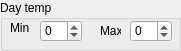
    <widget class="QGroupBox" name="dayGroupBox_4">
     <property name="geometry">
      <rect>
       <x>200</x>
       <y>90</y>
       <width>181</width>
       <height>51</height>
      </rect>
     </property>
     <property name="title">
      <string>Day temp</string>
     </property>
     <widget class="QSpinBox" name="minDaytempSpinbox">
      <property name="geometry">
       <rect>
        <x>40</x>
        <y>20</y>
        <width>42</width>
        <height>22</height>
       </rect>
      </property>
      <property name="minimum">
       <number>-200</number>
      </property>
      <property name="maximum">
       <number>200</number>
      </property>
     </widget>
     <widget class="QLabel" name="minLabel_4">
      <property name="geometry">
       <rect>
        <x>10</x>
        <y>20</y>
        <width>21</width>
        <height>16</height>
       </rect>
      </property>
      <property name="text">
       <string>Min</string>
      </property>
     </widget>
     <widget class="QLabel" name="maxLabel_4">
      <property name="geometry">
       <rect>
        <x>100</x>
        <y>20</y>
        <width>21</width>
        <height>21</height>
       </rect>
      </property>
      <property name="text">
       <string>Max</string>
      </property>
     </widget>
     <widget class="QSpinBox" name="maxDaytempSpinbox">
      <property name="geometry">
       <rect>
        <x>130</x>
        <y>20</y>
        <width>42</width>
        <height>22</height>
       </rect>
      </property>
      <property name="minimum">
       <number>-200</number>
      </property>
      <property name="maximum">
       <number>200</number>
      </property>
     </widget>
    </widget>
